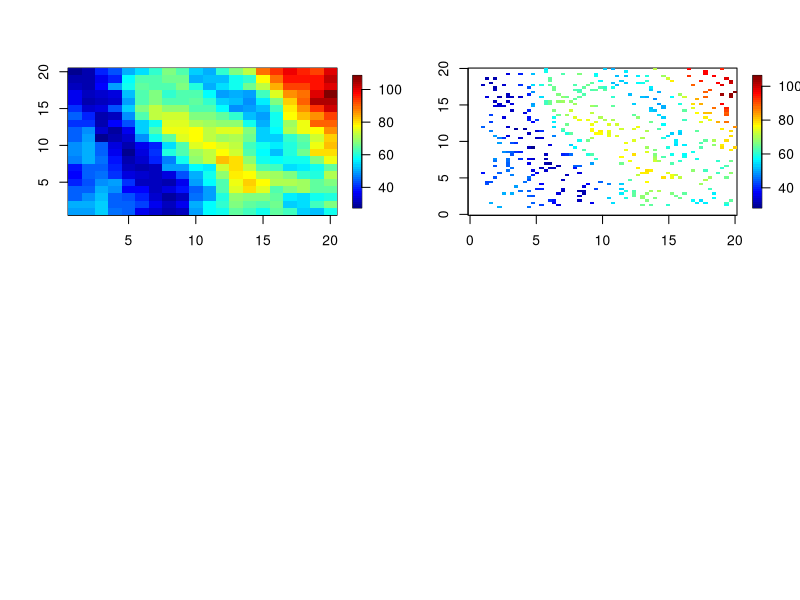
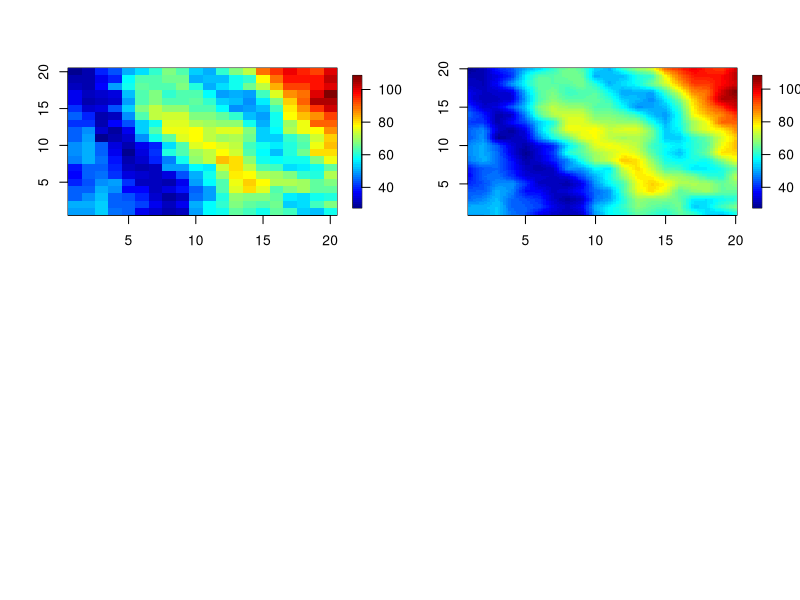

These charts were generated, in order, by the following R code:
library(fields)


### Name: interp.surface
### Title: Fast bilinear interpolator from a grid.
### Aliases: interp.surface interp.surface.grid
### Keywords: spatial

### ** Examples

#
# evaluate an image at a finer grid
# 

data( lennon)
# create an example in the right list format like image or contour
obj<- list( x= 1:20, y=1:20, z= lennon[ 201:220, 201:220])

set.seed( 123)
# lots of random points
N<- 500
loc<- cbind( runif(N)*20, runif(N)*20)
z.new<- interp.surface( obj, loc)
# compare the image with bilinear interpolation at scattered points
set.panel(2,2)
image.plot( obj)
quilt.plot( loc, z.new) 


# sample at 100X100 equally spaced points on a grid

grid.list<- list( x= seq( 1,20,,100), y=  seq( 1,20,,100))

interp.surface.grid( obj, grid.list)-> look

# take a look
set.panel(2,2)
image.plot( obj)
image.plot( look)
